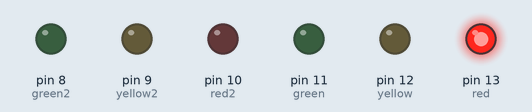
Recording of a sketch running on a simulated Arduino Uno, built with avr-gcc and run on an emulated ATmega328P. On the bench: output pins drawn as LEDs (lit = HIGH).

Above: at 0.5 s.
At 2.5 s:
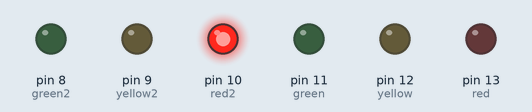
At 4.5 s:
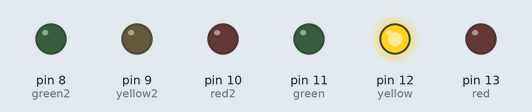
At 9.5 s:
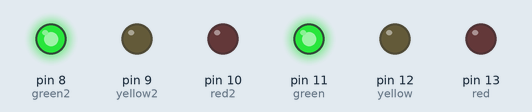
At 14.5 s:
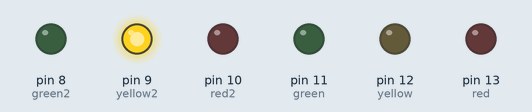
At 19.5 s:
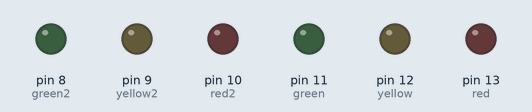
Timing chart, 0 to 20.8 s (numbered marks = the images above):
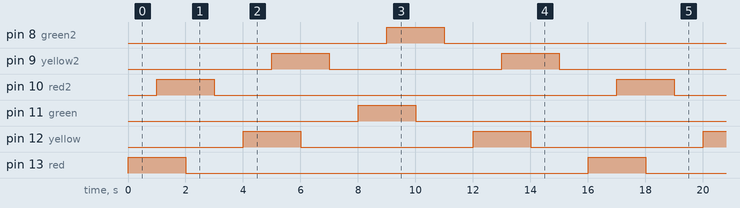

Measured:
- by itself, pin 8 (green2), pin 10 (red2), pin 11 (green), pin 13 (red): alternates HIGH for 2.0 s and LOW for 14.0 s
- by itself, pin 9 (yellow2), pin 12 (yellow): alternates HIGH for 2.0 s and LOW for 6.0 s
- by itself, everything shown: repeats every 16.0 s, in 16 steps

The sketch:

aj_p_r11__1_.ino
```cpp
// C++ code
//
int red =13;
int red2 =10;

int yellow =12;
int yellow2 =9;

int green =11;
int green2 =8;
void setup()
{
  pinMode(red, OUTPUT);
  pinMode(red2, OUTPUT);
  pinMode (yellow,OUTPUT);
  pinMode (yellow2,OUTPUT);
  pinMode (green,OUTPUT);
  pinMode (green2,OUTPUT);

}

void loop()
{
  digitalWrite(red, HIGH);
  delay(1000);
  digitalWrite(red2,HIGH);
  delay(1000);
  digitalWrite(red, LOW);
  delay(1000);
  digitalWrite(red2, LOW);
  delay(1000);

  digitalWrite(yellow, HIGH);
  delay(1000);
  digitalWrite(yellow2, HIGH);
  delay(1000);
  digitalWrite(yellow, LOW);
  delay(1000);
  digitalWrite(yellow2, LOW);
  delay(1000);

  digitalWrite(green, HIGH);
  delay(1000);
  digitalWrite(green2, HIGH);
  delay(1000);
  digitalWrite(green, LOW);
  delay(1000);
  digitalWrite(green2, LOW);
  delay(1000);

  digitalWrite(yellow, HIGH);
  delay(1000);
  digitalWrite(yellow2, HIGH);
  delay(1000);
  digitalWrite(yellow, LOW);
  delay(1000);
  digitalWrite(yellow2, LOW);
  delay(1000);
}
```
